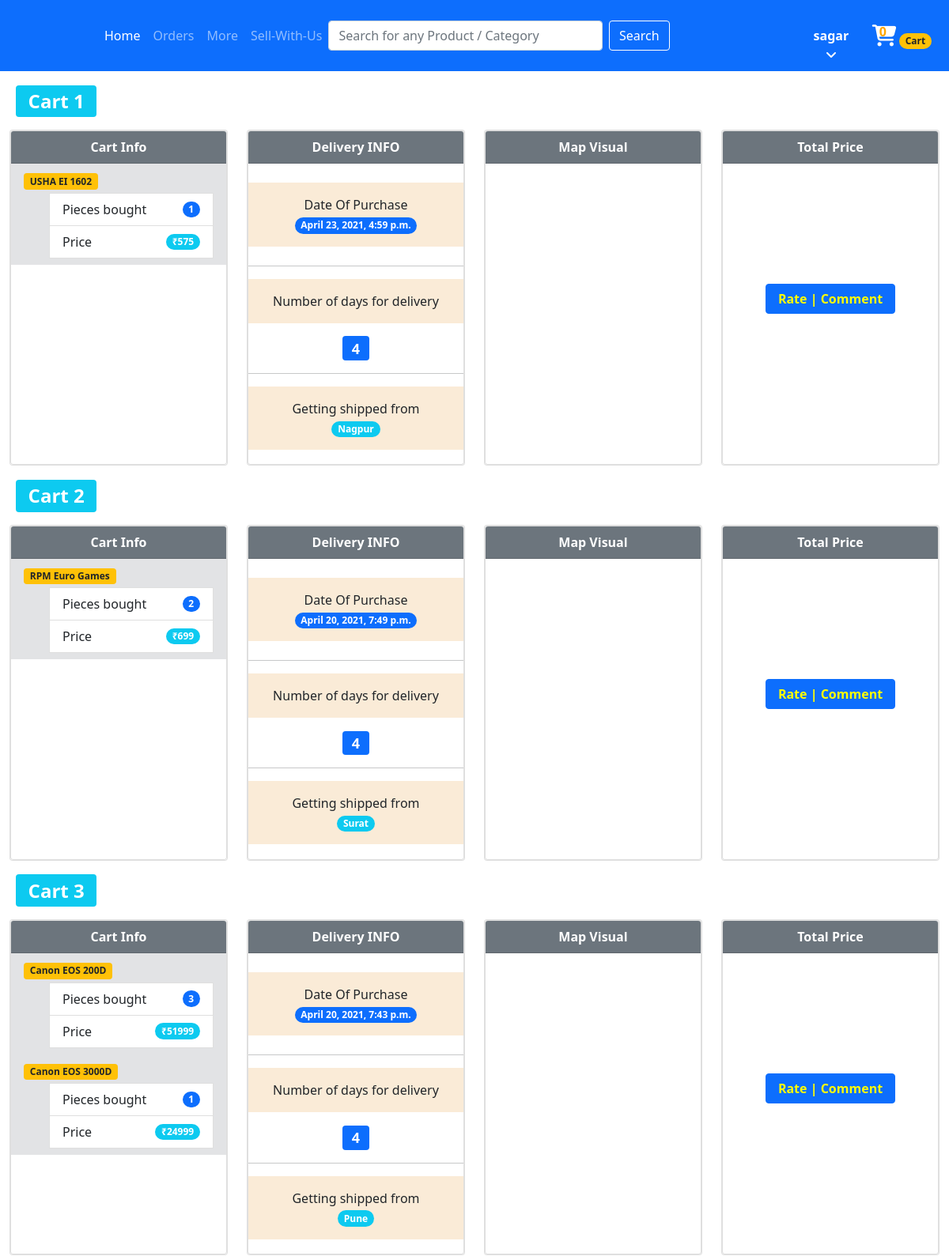
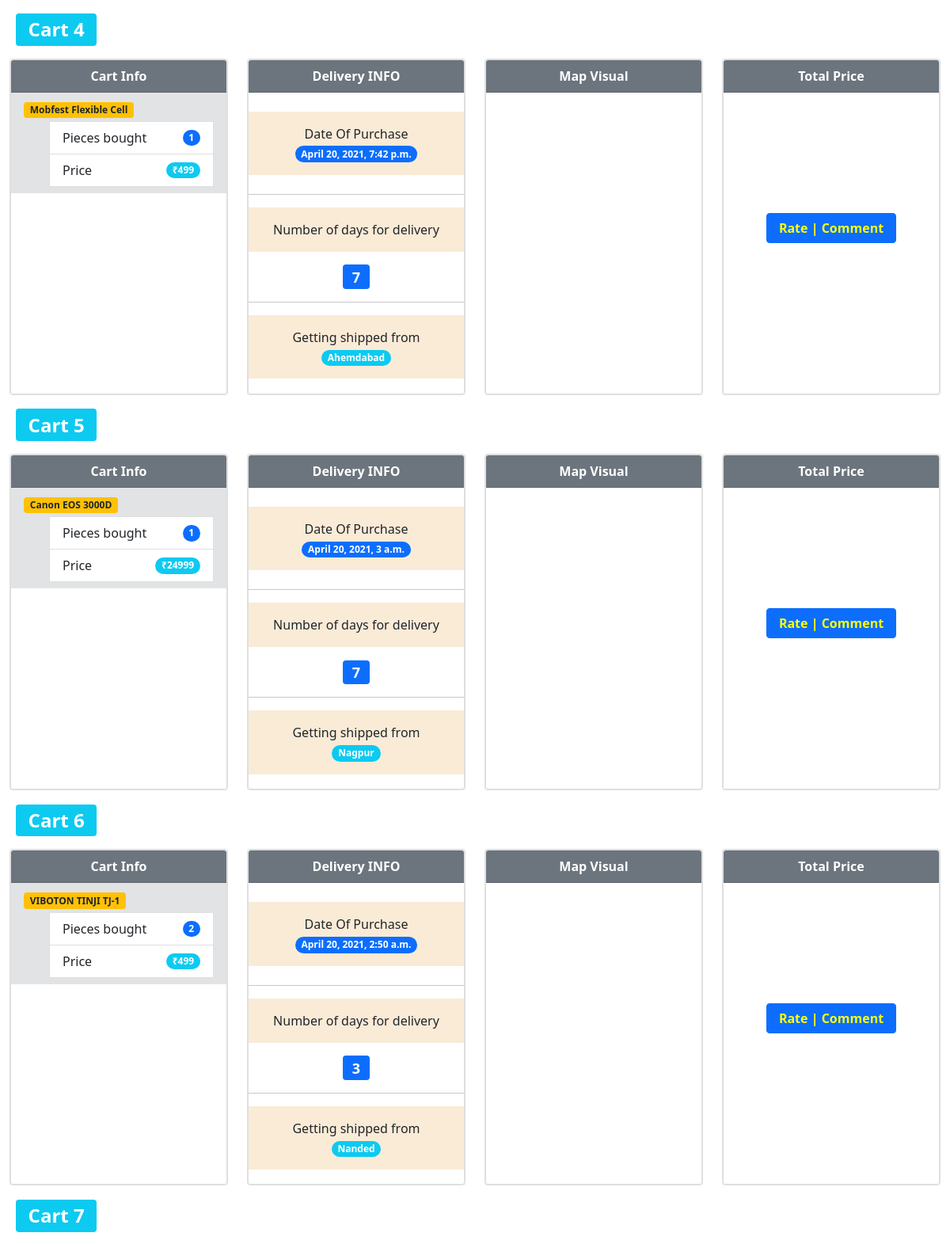
The app's page /shop/tracker/ (signed in, upper part) with its own data (2 pictures, top to bottom).
### shop/models.py (models this page shows, shortened)
class Product(models.Model):
    product_name = models.CharField(max_length=100)
    product_id = models.AutoField(primary_key=True)
    product_desc = models.CharField(max_length=500)
    product_pubs_date = models.DateField(auto_now=True)
    category = models.CharField(max_length=50, default="")
    subcategory = models.CharField(max_length=50, default="")
    discount = models.IntegerField(default=30)
    offers = models.CharField(max_length=500, default="")
    subcategory1 = models.CharField(max_length=50, default="")
    price = models.IntegerField(default=0)
    image = models.ImageField(upload_to="shop/images", default="")
    image1 = models.ImageField(upload_to="shop/images1", default="")
    rating = models.FloatField(default=1, null=True)
    num = models.IntegerField(default=1)

### accounts/models.py (models this page shows)
class PurchaseDate(models.Model):
    purdate = models.ForeignKey(ExtendedUser, on_delete=CASCADE, default=1, null=True)
    purd = models.DateTimeField(default=datetime.now(), null=True)
    state = models.CharField(default='Nagpur', null=True, max_length=50)
    lat = models.CharField(default='21.1015184', null=True, max_length=50)
    lang = models.CharField(default='78.893078', null=True, max_length=50)
    days = models.IntegerField(default='5', null=True)
    lato = models.CharField(default='21.1015184', null=True, max_length=50)
    lango = models.CharField(default='78.893', null=True, max_length=50)

### shop/views.py (the view)
# urls.py: path('tracker/', views.tracker, name = 'tracker'),
@login_required(login_url='/auth/')
def tracker(request):
    username = request.user.username
    a11 = ExtendedUser.objects.filter(usr=request.user)
    b11 = PurchaseDate.objects.filter(purdate=a11[0])
    for i in a11:
        pass
    avtime = []
    n10 = 0
    for i in b11:
        avtime.append([i.purd, i.lang, i.lat, i.days,
                      i.state, i.lato, i.lango])
        n10 += 1
    states = [
        ['Nagpur', 78.893078, 21.1015184],
        ['Nashik', 73.90984434482529, 19.890527214221166],
        ['Pune', 73.7191995481777, 18.575145787488346],
        ['Surat', 72.95662036158728, 21.113012603007366],
        ['Ahemdabad', 73.02994528337483, 22.55593501134834],
        ['Kolhapur',  73.85723039994883, 16.98177500464568,],
        ['Nanded', 76.88549827649183, 19.12996201223232],
        ['Navi Mumbai', 73.14423088426301, 18.68300231807807]
    ]
    z = ExtendedUser.objects.filter(usr=request.user)
    a = []
    b = []
    str1 = z[0].totcarts
    if (len(str1) == 2):
        return render(request, 'shop/maps.html')
    str1 = str1.split('}')
    res = []
    for i in str1:
        i += '}'
        i = i.replace('{', '[')
        i = i.replace('}', ']')
        res.append(i.strip('][').split(', '))
    zerolen = []
    diffDict = {}
    for i in range(len(res)):
        if len(res[i][0]) == 0:
            zerolen.append(i)
            continue
        res[i] = res[i][0].split(',')
    check = False
    for i in res:
        if len(i[0]):
            pass
        else:
            check = True
    if check:
        res.remove([''])
    check = False
    for i in res:
        if len(i[0]):
            pass
        else:
            check = True
    if check:
        res.remove([''])
    for i in range(len(res)):
        diffDict[i] = []
        vb = []
        for j in res[i]:
            j = j.split(',')
            vb.append(j[0].split(':'))
        diffDict[i] = vb
    finallist = []
    for i in diffDict:
        m = diffDict[i]
        z2 = []
        for j in m:
            num = ""
            for word in j[0]:
                if word.isdigit():
                    num += word
            mb = Product.objects.filter(product_id=int(num))
            zxcv = random.randint(0, 7)
            if not len(mb):
                continue
            z2.append([mb, j[1], avtime[n10 - i - 1][4], avtime[n10 - i - 1][1], avtime[n10 - i - 1][2],
                      avtime[n10 - i - 1][0], avtime[n10 - i - 1][3], avtime[n10 - i - 1][6], avtime[n10 - i - 1][5]])
        finallist.append(z2)
    param = {
        'username': username,
        'final': finallist,
        'res': res,
        'city': states,
    }
    return render(request, 'shop/maps.html', param)

### shop/templates/shop/maps.html (shortened to what this page needs)
{% extends 'shop/basic.html'%}
{%block body%}
<div class="container-fluid">
{% for i in final %}
<h2 class="mx-2 my-3"><span class="badge bg-info">Cart {{forloop.counter}}</span></h2>
<div class="row">
    <div class="col-sm-12 col-md-6 col-lg-3">
        <div class="card" style="height:425px; overflow: scroll;">
            <div class="card-block" style="height:100%">
                <div class="card" style="height:100%">
                    <div class="card-header text-center bg-secondary text-white">
                        <b>Cart Info</b>
                    </div>
                    {%for j in i%}
                    <div class="mx-auto" style="background-color: #d4d2d2; width: 100%;">
                    <ul class="list-group list-group-flush">
                        <li class="list-group-item list-group-item-secondary">
                            <span class="badge bg-warning text-dark my-1">{{j.0.0.product_name}}</span>
                            <ol>
                                <li class="list-group-item d-flex justify-content-between align-items-center">
                                    Pieces bought
                                    <span class="badge bg-primary rounded-pill">{{j.1}}</span>
                                </li>
                                <li class="list-group-item d-flex justify-content-between align-items-center">
                                    Price
                                    <span class="badge bg-info rounded-pill">₹{{j.0.0.price}}</span>
                                </li>
                            </ol>
                        </li>
                    </ul>
                </div>
                    {% endfor %}
                </div>
            </div>
        </div>
    </div>
    <div class="col-sm-12 col-md-6 col-lg-3">
        <div class="card" style="height:100%">
            <div class="card-block" style="height:100%">
                <div class="card" style="height:100%">
                    <div class="card-header text-center bg-secondary text-white">
                        <b>Delivery INFO</b>
                    </div>
                    <div class="text-center">
                        <p class="mx-auto p-3 my-4" style="background-color:antiquewhite;">Date Of Purchase<br>
                            <span class="mx-auto badge bg-primary rounded-pill">{{i.0.5}}</span><br>
                        </p><hr>
                        <p class="mx-auto p-3 my-3" style="background-color:antiquewhite;">
                            Number of days for delivery<br>
                            <h4><span class="badge bg-primary">{{i.0.6}}</span></h4>
                        </p><hr>
                        <p class="mx-auto p-3 my-3" style="background-color:antiquewhite;">
                            Getting shipped from<br>
                            <span class="badge bg-info rounded-pill">{{i.0.2}}</span>
                        </p>
                    </div>
                </div>
            </div>
        </div>
    </div>
    <div class="col-sm-12 col-md-6 col-lg-3">
        <div class="card" style="height:100%">
            <div class="card-block" style="height:100%">
                <div class="card" style="height:100%">
                    <div class="card-header text-center bg-secondary text-white">
                        <b>Map Visual</b>
                    </div>
                    <ul class="list-group list-group-flush">
                        <div class="mx-auto customMap" id='map{{forloop.counter}}' style="height: 378px; width: 100%;"></div>
                    </ul>
                </div>
            </div>
        </div>
    </div>
    <div class="col-sm-12 col-md-6 col-lg-3">
        <div class="card" style="height:100%">
            <div class="card-block" style="height:100%">
                <div class="card" style="height:100%">
                    <div class="card-header text-center bg-secondary text-white text-center">
                        <b>Total Price</b>
                    </div>
                    <ul class="list-group list-group-flush">
                            <br><br>
                        <a class="btn btn-primary mx-auto my-2" style="width: 60%;" href = "/shop/trackCart"> <b style="color: yellow;">Rate | Comment</b></a>
                    </ul>
                </div>
            </div>
        </div>
    </div>
</div>
{% endfor %}
</div>
{% endblock %}
{% block js %}
<link href='https://api.mapbox.com/mapbox-gl-js/v2.1.1/mapbox-gl.css' rel='stylesheet' />
{% endblock %}

### shop/templates/shop/basic.html (shortened to what this page needs)
<!doctype html>
<html lang="en">
<head>
  <link href="https://cdn.jsdelivr.net/npm/bootstrap@5.0.0-beta2/dist/css/bootstrap.min.css" rel="stylesheet"
>
</head>
<body>
  <div id='mainNav' class="sticky-top" style="z-index: 999999;">
  <nav class="navbar navbar-expand-lg navbar-dark bg-primary sticky-top"  style="z-index: 999999;">
    <div class="container-fluid">
      <a class="navbar-brand" href="/shop/1" style = "font-family:courier,arial,helvetica;" ><b id="logoText">ByTapBuy</b></a>
      <div class="collapse navbar-collapse" id="navbarSupportedContent">
        <ul class="navbar-nav me-auto mb-2 mb-lg-0">
          <li class="nav-item">
            <a class="nav-link active" aria-current="page" href="/shop/1">Home</a>
          </li>
          <li class="nav-item">
            <a class="nav-link" href="/shop/tracker" >Orders</a>
          </li>
          <li class="nav-item">
            <a class="nav-link" href ='#below'>More</a>
          </li>
          <li class="nav-item" style="white-space: nowrap;">
            <a class="nav-link" href ='/shop/sellWithUs/'>Sell-With-Us</a>
          </li>
        </ul>
        <form class="form-inline" id ='searchForm' name="searchForm" action="/shop/search/" style="width: 100%; display: inline-block;" method="POST" >{% csrf_token %}
        <p>
          <input class="form-control mr-sm-2" style="width: 60%; float: left;" name="search" id="searchValue"  type="search" placeholder="Search for any Product / Category" aria-label="Search">
          <button class="btn btn-outline-success my-2 mx-2 my-sm-0 text-white" style="float: left; border: 1px solid white;" id="searchBtn"  type="submit">Search</button>
          </p>
        </form>
        <div class="dropdown mx-4">
          <button class="dropbtn bg-primary">
            <b style="color: white; display: inline-block; min-width: 50px" >
              <p class="d-inline">
              <span>{{username}} </span><i class="fas fa-angle-down"></i></b>
          </button>
        </div>
        <a href="/shop/cart" style="color: white;">
          <i class="fas fa-shopping-cart" style="margin-right: 20px;transform: scale(1.7);"></i><b<span id="cart1">0</span></b>
        </a>
        <span style="transform: translate(-10px,0px);color: white; margin-top: 10px;"><span class="badge rounded-pill bg-warning text-dark">Cart</span></span>
      </div>
    </div>
  </nav>
</div>
  {%block body%} {% endblock %}
{%block js%} {% endblock %}
</body>
</html>

### shop/templates/shop/basic.html (style rules this page uses)
#cart1 { font-weight: 700; position: absolute; z-index: 2147483647; transform: translate(-35px, -5px); color: orange; }
.dropbtn { background-color: #4CAF50; color: white; border: none; }
.dropdown { position: relative; display: inline-block; }
#logoText { animation: effect 2s linear infinite; color: transparent; }

### records on screen
Product: product_name "USHA EI 1602", price "575"
PurchaseDate: purd "April 23, 2021, 4:59 p.m.", state "Nagpur"
Product: product_name "RPM Euro Games", price "699"
PurchaseDate: purd "April 20, 2021, 7:49 p.m.", state "Surat"
Product: product_name "Canon EOS 200D", price "51999"
Product: product_name "Canon EOS 3000D" "Canon EOS 3000D", price "24999" "24999"
PurchaseDate: purd "April 20, 2021, 7:43 p.m.", state "Pune"
Product: product_name "Mobfest Flexible Cell", price "499"
PurchaseDate: purd "April 20, 2021, 7:42 p.m.", state "Ahemdabad"
PurchaseDate: purd "April 20, 2021, 3 a.m.", state "Nagpur"
Product: product_name "VIBOTON TINJI TJ-1", price "499"
PurchaseDate: purd "April 20, 2021, 2:50 a.m.", state "Nanded"

### other values on screen
{{ username }} "sagar"
{{ j.1 }} "1" "2" "3" "1" "1" "1" "2"
{{ i.0.6 }} "4" "4" "4" "7" "7" "3"
